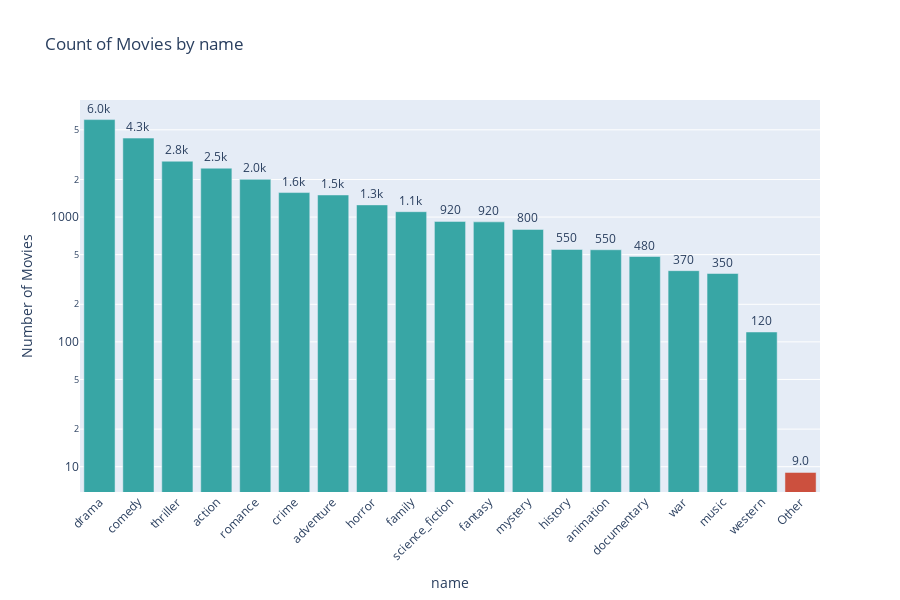

Write notebook code for a chart like this one.
### Code cell
genre_stats = duckdb.sql('SELECT * FROM genre_mapping LEFT JOIN genre USING(genre_id)').to_df()
plot_and_export_categorical_distribution(genre_stats, 'name', 100)

### Figure 1 — Plotly figure (JSON) as saved in the notebook; plotly's stock layout.template omitted (floating-point values rounded to 4 significant figures)
{"data": [{"alignmentgroup": "True", "hovertemplate": "name=%{x}<br>Number of Movies=%{text}<extra></extra>", "legendgroup": "drama", "marker": {"color": "rgba(56, 166, 165, 1)", "pattern": {"shape": ""}}, "name": "drama", "offsetgroup": "drama", "orientation": "v", "showlegend": true, "text": [6037], "textposition": "outside", "texttemplate": "%{text:.2s}", "type": "bar", "x": ["drama"], "xaxis": "x", "y": [6037], "yaxis": "y"}, {"alignmentgroup": "True", "hovertemplate": "name=%{x}<br>Number of Movies=%{text}<extra></extra>", "legendgroup": "comedy", "marker": {"color": "rgba(56, 166, 165, 1)", "pattern": {"shape": ""}}, "name": "comedy", "offsetgroup": "comedy", "orientation": "v", "showlegend": true, "text": [4290], "textposition": "outside", "texttemplate": "%{text:.2s}", "type": "bar", "x": ["comedy"], "xaxis": "x", "y": [4290], "yaxis": "y"}, {"alignmentgroup": "True", "hovertemplate": "name=%{x}<br>Number of Movies=%{text}<extra></extra>", "legendgroup": "thriller", "marker": {"color": "rgba(56, 166, 165, 1)", "pattern": {"shape": ""}}, "name": "thriller", "offsetgroup": "thriller", "orientation": "v", "showlegend": true, "text": [2801], "textposition": "outside", "texttemplate": "%{text:.2s}", "type": "bar", "x": ["thriller"], "xaxis": "x", "y": [2801], "yaxis": "y"}, {"alignmentgroup": "True", "hovertemplate": "name=%{x}<br>Number of Movies=%{text}<extra></extra>", "legendgroup": "action", "marker": {"color": "rgba(56, 166, 165, 1)", "pattern": {"shape": ""}}, "name": "action", "offsetgroup": "action", "orientation": "v", "showlegend": true, "text": [2463], "textposition": "outside", "texttemplate": "%{text:.2s}", "type": "bar", "x": ["action"], "xaxis": "x", "y": [2463], "yaxis": "y"}, {"alignmentgroup": "True", "hovertemplate": "name=%{x}<br>Number of Movies=%{text}<extra></extra>", "legendgroup": "romance", "marker": {"color": "rgba(56, 166, 165, 1)", "pattern": {"shape": ""}}, "name": "romance", "offsetgroup": "romance", "orientation": "v", "showlegend": true, "text": [2005], "textposition": "outside", "texttemplate": "%{text:.2s}", "type": "bar", "x": ["romance"], "xaxis": "x", "y": [2005], "yaxis": "y"}, {"alignmentgroup": "True", "hovertemplate": "name=%{x}<br>Number of Movies=%{text}<extra></extra>", "legendgroup": "crime", "marker": {"color": "rgba(56, 166, 165, 1)", "pattern": {"shape": ""}}, "name": "crime", "offsetgroup": "crime", "orientation": "v", "showlegend": true, "text": [1571], "textposition": "outside", "texttemplate": "%{text:.2s}", "type": "bar", "x": ["crime"], "xaxis": "x", "y": [1571], "yaxis": "y"}, {"alignmentgroup": "True", "hovertemplate": "name=%{x}<br>Number of Movies=%{text}<extra></extra>", "legendgroup": "adventure", "marker": {"color": "rgba(56, 166, 165, 1)", "pattern": {"shape": ""}}, "name": "adventure", "offsetgroup": "adventure", "orientation": "v", "showlegend": true, "text": [1503], "textposition": "outside", "texttemplate": "%{text:.2s}", "type": "bar", "x": ["adventure"], "xaxis": "x", "y": [1503], "yaxis": "y"}, {"alignmentgroup": "True", "hovertemplate": "name=%{x}<br>Number of Movies=%{text}<extra></extra>", "legendgroup": "horror", "marker": {"color": "rgba(56, 166, 165, 1)", "pattern": {"shape": ""}}, "name": "horror", "offsetgroup": "horror", "orientation": "v", "showlegend": true, "text": [1252], "textposition": "outside", "texttemplate": "%{text:.2s}", "type": "bar", "x": ["horror"], "xaxis": "x", "y": [1252], "yaxis": "y"}, {"alignmentgroup": "True", "hovertemplate": "name=%{x}<br>Number of Movies=%{text}<extra></extra>", "legendgroup": "family", "marker": {"color": "rgba(56, 166, 165, 1)", "pattern": {"shape": ""}}, "name": "family", "offsetgroup": "family", "orientation": "v", "showlegend": true, "text": [1104], "textposition": "outside", "texttemplate": "%{text:.2s}", "type": "bar", "x": ["family"], "xaxis": "x", "y": [1104], "yaxis": "y"}, {"alignmentgroup": "True", "hovertemplate": "name=%{x}<br>Number of Movies=%{text}<extra></extra>", "legendgroup": "science_fiction", "marker": {"color": "rgba(56, 166, 165, 1)", "pattern": {"shape": ""}}, "name": "science_fiction", "offsetgroup": "science_fiction", "orientation": "v", "showlegend": true, "text": [923], "textposition": "outside", "texttemplate": "%{text:.2s}", "type": "bar", "x": ["science_fiction"], "xaxis": "x", "y": [923], "yaxis": "y"}, {"alignmentgroup": "True", "hovertemplate": "name=%{x}<br>Number of Movies=%{text}<extra></extra>", "legendgroup": "fantasy", "marker": {"color": "rgba(56, 166, 165, 1)", "pattern": {"shape": ""}}, "name": "fantasy", "offsetgroup": "fantasy", "orientation": "v", "showlegend": true, "text": [915], "textposition": "outside", "texttemplate": "%{text:.2s}", "type": "bar", "x": ["fantasy"], "xaxis": "x", "y": [915], "yaxis": "y"}, {"alignmentgroup": "True", "hovertemplate": "name=%{x}<br>Number of Movies=%{text}<extra></extra>", "legendgroup": "mystery", "marker": {"color": "rgba(56, 166, 165, 1)", "pattern": {"shape": ""}}, "name": "mystery", "offsetgroup": "mystery", "orientation": "v", "showlegend": true, "text": [796], "textposition": "outside", "texttemplate": "%{text:.2s}", "type": "bar", "x": ["mystery"], "xaxis": "x", "y": [796], "yaxis": "y"}, {"alignmentgroup": "True", "hovertemplate": "name=%{x}<br>Number of Movies=%{text}<extra></extra>", "legendgroup": "history", "marker": {"color": "rgba(56, 166, 165, 1)", "pattern": {"shape": ""}}, "name": "history", "offsetgroup": "history", "orientation": "v", "showlegend": true, "text": [550], "textposition": "outside", "texttemplate": "%{text:.2s}", "type": "bar", "x": ["history"], "xaxis": "x", "y": [550], "yaxis": "y"}, {"alignmentgroup": "True", "hovertemplate": "name=%{x}<br>Number of Movies=%{text}<extra></extra>", "legendgroup": "animation", "marker": {"color": "rgba(56, 166, 165, 1)", "pattern": {"shape": ""}}, "name": "animation", "offsetgroup": "animation", "orientation": "v", "showlegend": true, "text": [547], "textposition": "outside", "texttemplate": "%{text:.2s}", "type": "bar", "x": ["animation"], "xaxis": "x", "y": [547], "yaxis": "y"}, {"alignmentgroup": "True", "hovertemplate": "name=%{x}<br>Number of Movies=%{text}<extra></extra>", "legendgroup": "documentary", "marker": {"color": "rgba(56, 166, 165, 1)", "pattern": {"shape": ""}}, "name": "documentary", "offsetgroup": "documentary", "orientation": "v", "showlegend": true, "text": [483], "textposition": "outside", "texttemplate": "%{text:.2s}", "type": "bar", "x": ["documentary"], "xaxis": "x", "y": [483], "yaxis": "y"}, {"alignmentgroup": "True", "hovertemplate": "name=%{x}<br>Number of Movies=%{text}<extra></extra>", "legendgroup": "war", "marker": {"color": "rgba(56, 166, 165, 1)", "pattern": {"shape": ""}}, "name": "war", "offsetgroup": "war", "orientation": "v", "showlegend": true, "text": [372], "textposition": "outside", "texttemplate": "%{text:.2s}", "type": "bar", "x": ["war"], "xaxis": "x", "y": [372], "yaxis": "y"}, {"alignmentgroup": "True", "hovertemplate": "name=%{x}<br>Number of Movies=%{text}<extra></extra>", "legendgroup": "music", "marker": {"color": "rgba(56, 166, 165, 1)", "pattern": {"shape": ""}}, "name": "music", "offsetgroup": "music", "orientation": "v", "showlegend": true, "text": [353], "textposition": "outside", "texttemplate": "%{text:.2s}", "type": "bar", "x": ["music"], "xaxis": "x", "y": [353], "yaxis": "y"}, {"alignmentgroup": "True", "hovertemplate": "name=%{x}<br>Number of Movies=%{text}<extra></extra>", "legendgroup": "western", "marker": {"color": "rgba(56, 166, 165, 1)", "pattern": {"shape": ""}}, "name": "western", "offsetgroup": "western", "orientation": "v", "showlegend": true, "text": [120], "textposition": "outside", "texttemplate": "%{text:.2s}", "type": "bar", "x": ["western"], "xaxis": "x", "y": [120], "yaxis": "y"}, {"alignmentgroup": "True", "hovertemplate": "name=%{x}<br>Number of Movies=%{text}<extra></extra>", "legendgroup": "Other", "marker": {"color": "rgba(204, 80, 62, 1)", "pattern": {"shape": ""}}, "name": "Other", "offsetgroup": "Other", "orientation": "v", "showlegend": true, "text": [9], "textposition": "outside", "texttemplate": "%{text:.2s}", "type": "bar", "x": ["Other"], "xaxis": "x", "y": [9], "yaxis": "y"}], "layout": {"barmode": "relative", "height": 600, "legend": {"title": {"text": "name"}, "tracegroupgap": 0}, "showlegend": false, "title": {"text": "Count of Movies by name"}, "xaxis": {"anchor": "y", "categoryarray": ["drama", "comedy", "thriller", "action", "romance", "crime", "adventure", "horror", "family", "science_fiction", "fantasy", "mystery", "history", "animation", "documentary", "war", "music", "western", "Other"], "categoryorder": "array", "domain": [0, 1], "tickangle": -45, "tickfont": {"size": 12}, "title": {"text": "name"}}, "yaxis": {"anchor": "x", "domain": [0, 1], "tickfont": {"size": 12}, "title": {"text": "Number of Movies"}, "type": "log"}}}
